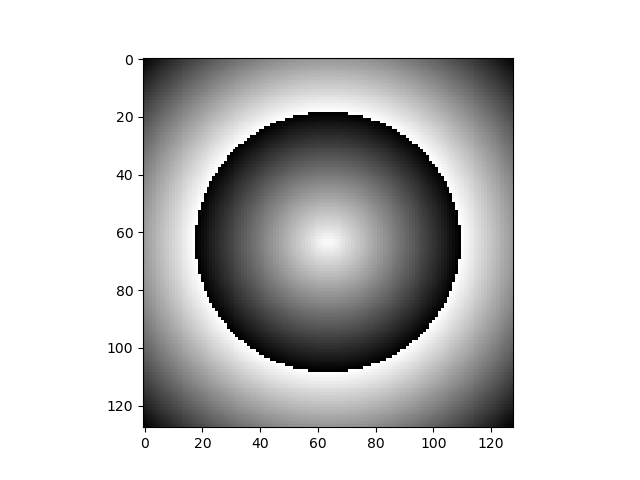
#> input picture hw1/p1.png, 640 x 480 px
$ python phong.py
#> lines starting #> are read from the running program, lines starting #| are printed output that depends on the picture
import cv2
import numpy as np
import matplotlib.pyplot as plt
from PIL import Image

import numpy as np
import math, random

S = np.random.rand(1,3) # Light vector
x = random.randint(0,10000)
y = random.randint(0,10000)

r = 1
l_intensity = 1

c = [0,255,255 ]    # Random RGB value

theta = math.degrees(math.atan(y/x))

##Difusse+Specular
img = np.linalg.norm(S) * math.cos(theta)

a = -0.5
b = -1
c = 250
width = 55

n = 4

# img = np.zeros((64,64,3), dtype=np.uint8)
img = cv2.imread("p1.png")
#> img is the input picture: shape (480, 640, 3); min 0, max 255, mean 199.5
imgsize = img.shape[:2]
#> imgsize = (480, 640)
in_color = (255,255,255)
out_color = (0,0,0)
n=50
for y in range(imgsize[0]):
    for x in range(imgsize[1]):
        dist_center = np.sqrt((x) ** 2 + (y - imgsize[1]) ** 2)

        dist_center = (dist_center) / (np.sqrt(n) * imgsize[0]/2)

        r = out_color[0] * dist_center + in_color[0] * (1 - dist_center)
        g = out_color[1] * dist_center + in_color[1] * (1 - dist_center)
        b = out_color[2] * dist_center + in_color[2] * (1 - dist_center)
        # print r, g, b

        img[y, x] = (int(r), int(g), int(b))

innerColor = [0,0,0] #Color at the center
outerColor = [255,255,255] #Color at the edge

for y in range(imgsize[1]):
    for x in range(imgsize[0]):

        dist = (a*x + b*y + c)/np.sqrt(a*a+b*b)
        color_coef = abs(dist)/width

        if abs(dist) < width:
            red = outerColor[0] * color_coef + innerColor[0] * (1 - color_coef)
            green = outerColor[1] * color_coef + innerColor[1] * (1 - color_coef)
            blue = outerColor[2] * color_coef + innerColor[2] * (1 - color_coef)

            img[x, y]= (int(red), int(green), int(blue))
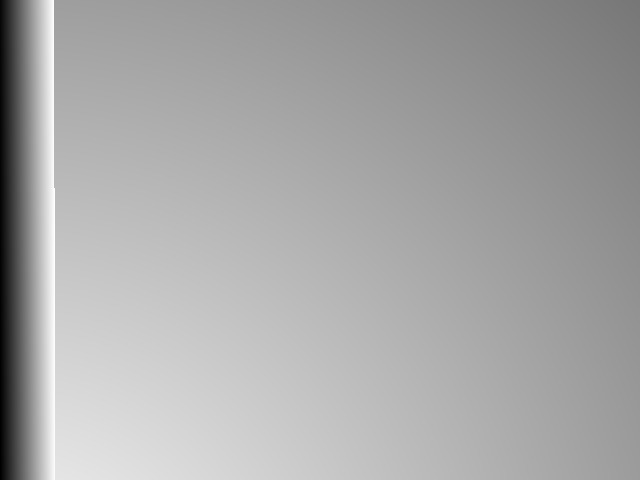
#> img: shape (480, 640, 3); min 0, max 254, mean 167.7

arr1=img
arr2=img[::-1,:,:]
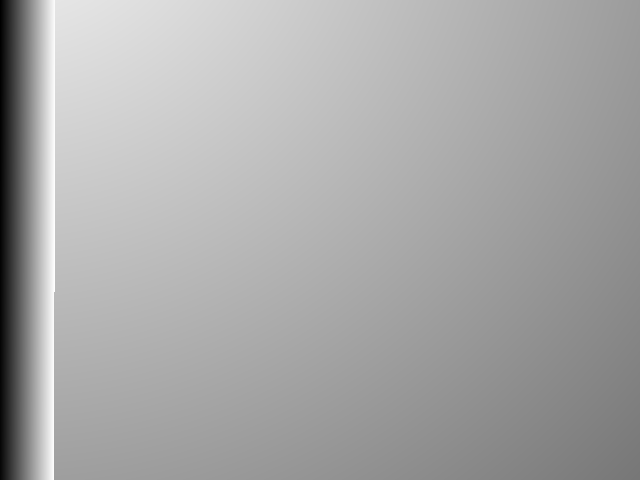
#> arr2: shape (480, 640, 3); min 0, max 254, mean 167.7
arr3=img[::-1,::-1,:]
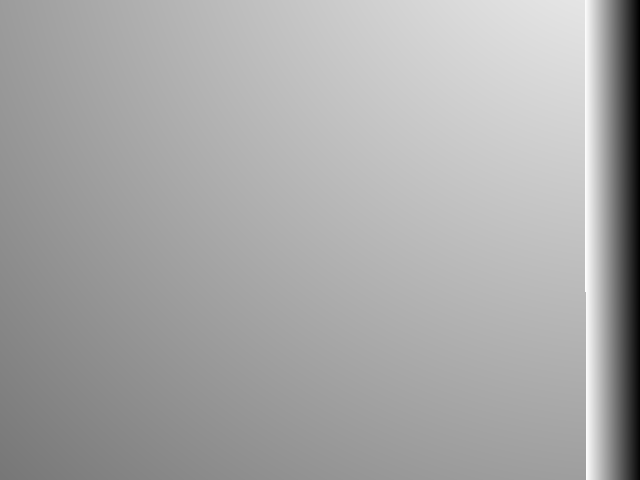
#> arr3: shape (480, 640, 3); min 0, max 254, mean 167.7
arr4=img[::,::-1,:]
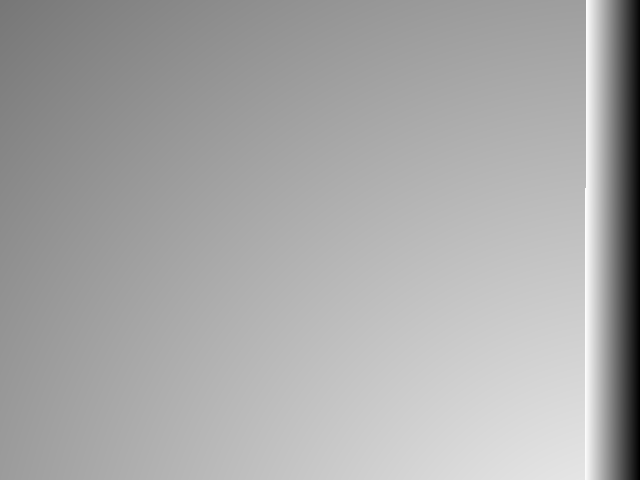
#> arr4: shape (480, 640, 3); min 0, max 254, mean 167.7
arr5=np.vstack([arr1,arr2])
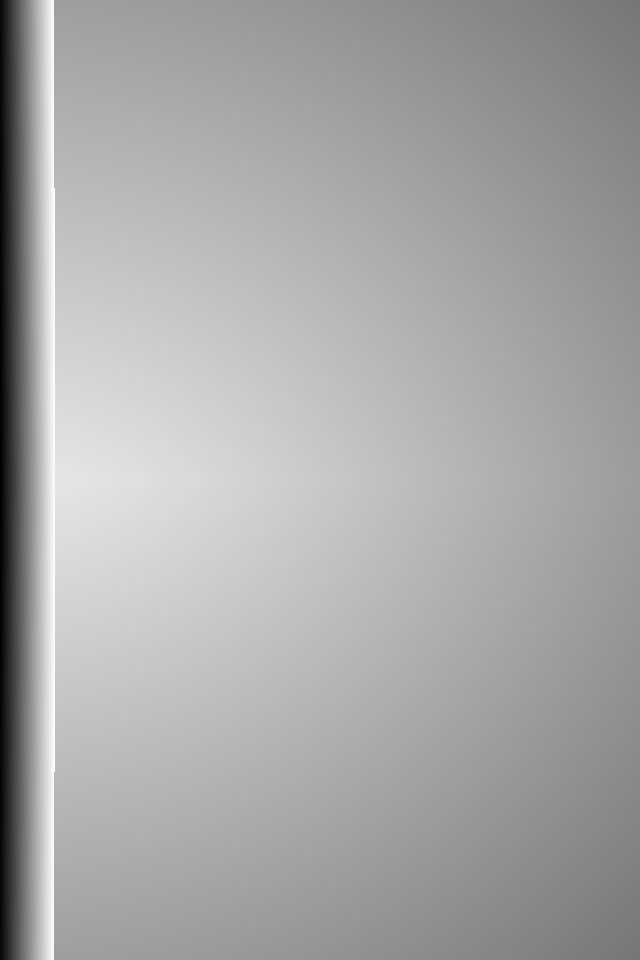
#> arr5: shape (960, 640, 3); min 0, max 254, mean 167.7
arr6=np.vstack([arr4,arr3])
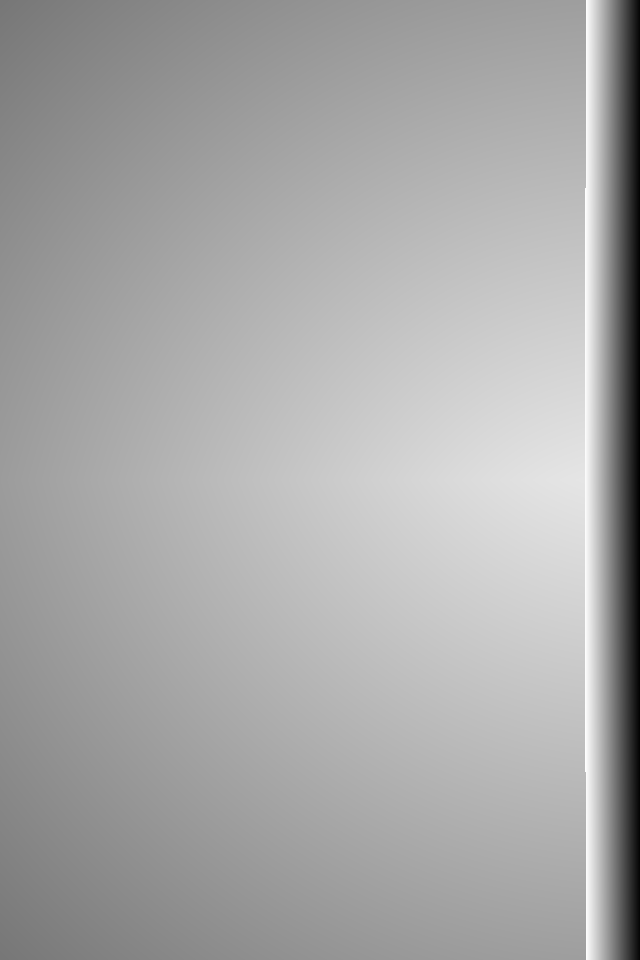
#> arr6: shape (960, 640, 3); min 0, max 254, mean 167.7
arr7=np.hstack([arr6,arr5])
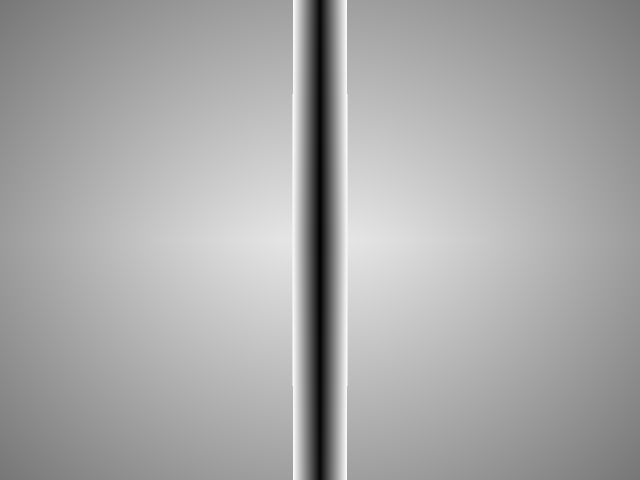
#> arr7: shape (960, 1280, 3) (shown at 1/2 size); min 0, max 254, mean 167.7
plt.imshow(arr7, cmap='gray')
plt.show()

$ run again, with hw1/blue.png copied over hw1/p1.png
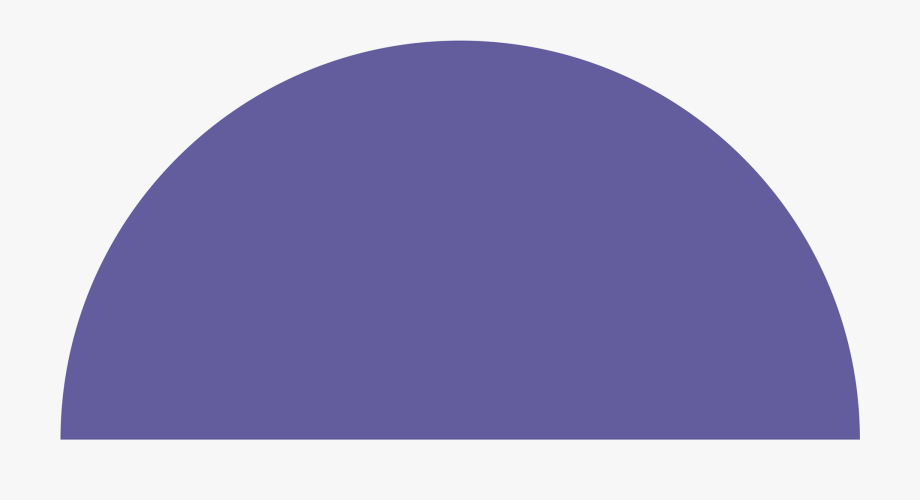
#> input picture hw1/blue.png, 920 x 500 px
#> img is the input picture: shape (500, 920, 3); mean B, G, R 198, 163.1, 166.4
#> after the loop `for y in range(imgsize[1]):`:
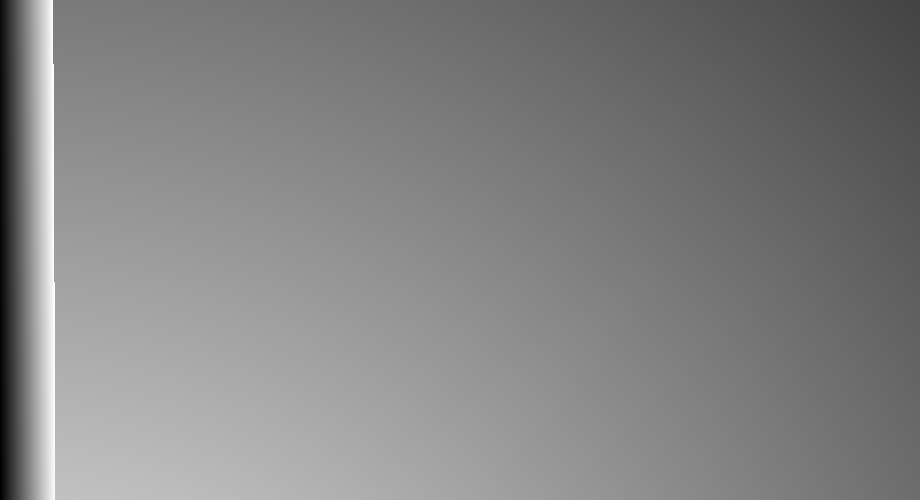
#> img: shape (500, 920, 3); min 0, max 254, mean 130.6
#> `arr7=np.hstack([arr6,arr5])`:
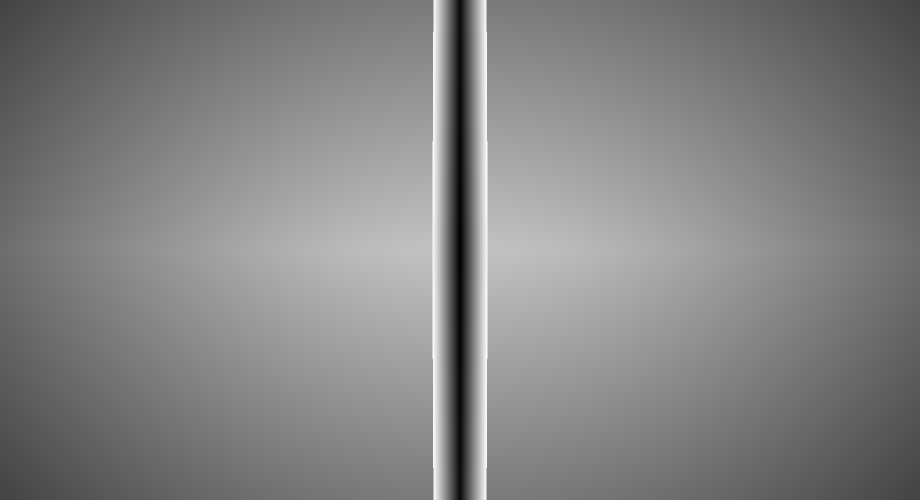
#> arr7: shape (1000, 1840, 3) (shown at 1/2 size); min 0, max 254, mean 130.6

$ run again, with hw1/phong.png copied over hw1/p1.png
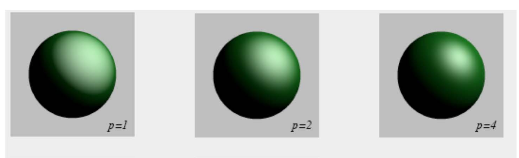
#> input picture hw1/phong.png, 519 x 158 px
#> img is the input picture: shape (158, 519, 3); mean B, G, R 179.5, 186.2, 179.3
#> after the loop `for y in range(imgsize[1]):`:
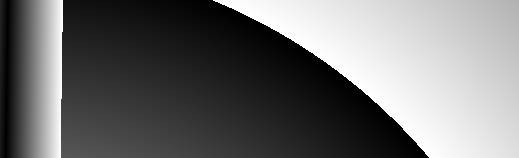
#> img: shape (158, 519, 3); min 0, max 255, mean 110
#> `arr7=np.hstack([arr6,arr5])`:
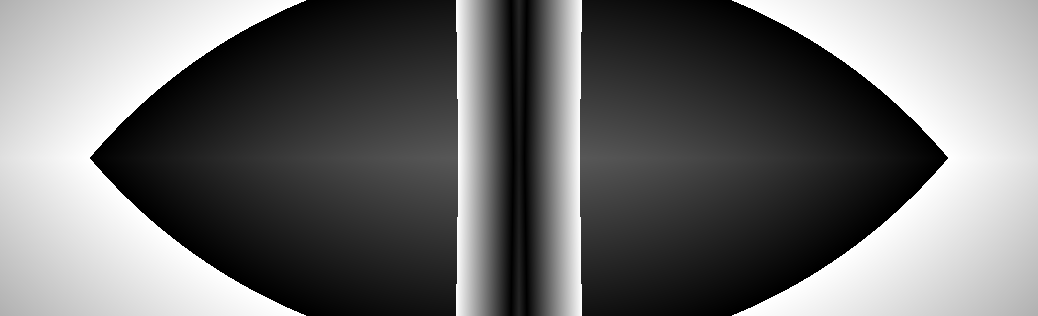
#> arr7: shape (316, 1038, 3); min 0, max 255, mean 110
